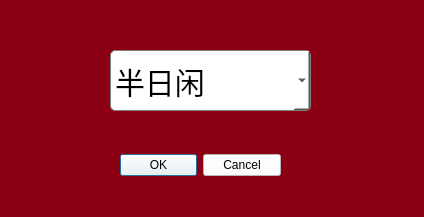
<?xml version="1.0" encoding="UTF-8"?>
<ui version="4.0">
 <class>addclasstable</class>
 <widget class="QDialog" name="addclasstable">
  <property name="geometry">
   <rect>
    <x>0</x>
    <y>0</y>
    <width>424</width>
    <height>217</height>
   </rect>
  </property>
  <property name="windowTitle">
   <string>选择课程</string>
  </property>
  <property name="styleSheet">
   <string notr="true">background-color: rgb(255, 255, 255);</string>
  </property>
  <widget class="QDialogButtonBox" name="buttonBox">
   <property name="geometry">
    <rect>
     <x>120</x>
     <y>140</y>
     <width>161</width>
     <height>51</height>
    </rect>
   </property>
   <property name="styleSheet">
    <string notr="true">background-color: rgb(255, 255, 255);</string>
   </property>
   <property name="orientation">
    <enum>Qt::Orientation::Horizontal</enum>
   </property>
   <property name="standardButtons">
    <set>QDialogButtonBox::StandardButton::Cancel|QDialogButtonBox::StandardButton::Ok</set>
   </property>
  </widget>
  <widget class="QComboBox" name="classcomboBox">
   <property name="geometry">
    <rect>
     <x>110</x>
     <y>50</y>
     <width>201</width>
     <height>61</height>
    </rect>
   </property>
   <property name="styleSheet">
    <string notr="true">QComboBox {

    border: 1px solid gray; /* 边框 */
    border-radius: 5px; /* 圆角 */

 font-size: 30px;
}


</string>
   </property>
   <item>
    <property name="text">
     <string>半日闲</string>
    </property>
   </item>
  </widget>
  <widget class="QWidget" name="widget" native="true">
   <property name="geometry">
    <rect>
     <x>0</x>
     <y>0</y>
     <width>441</width>
     <height>221</height>
    </rect>
   </property>
   <property name="styleSheet">
    <string notr="true">background-color: rgb(139, 0, 18);</string>
   </property>
  </widget>
  <zorder>widget</zorder>
  <zorder>buttonBox</zorder>
  <zorder>classcomboBox</zorder>
 </widget>
 <resources/>
 <connections>
  <connection>
   <sender>buttonBox</sender>
   <signal>accepted()</signal>
   <receiver>addclasstable</receiver>
   <slot>accept()</slot>
   <hints>
    <hint type="sourcelabel">
     <x>248</x>
     <y>254</y>
    </hint>
    <hint type="destinationlabel">
     <x>157</x>
     <y>274</y>
    </hint>
   </hints>
  </connection>
  <connection>
   <sender>buttonBox</sender>
   <signal>rejected()</signal>
   <receiver>addclasstable</receiver>
   <slot>reject()</slot>
   <hints>
    <hint type="sourcelabel">
     <x>316</x>
     <y>260</y>
    </hint>
    <hint type="destinationlabel">
     <x>286</x>
     <y>274</y>
    </hint>
   </hints>
  </connection>
 </connections>
</ui>
